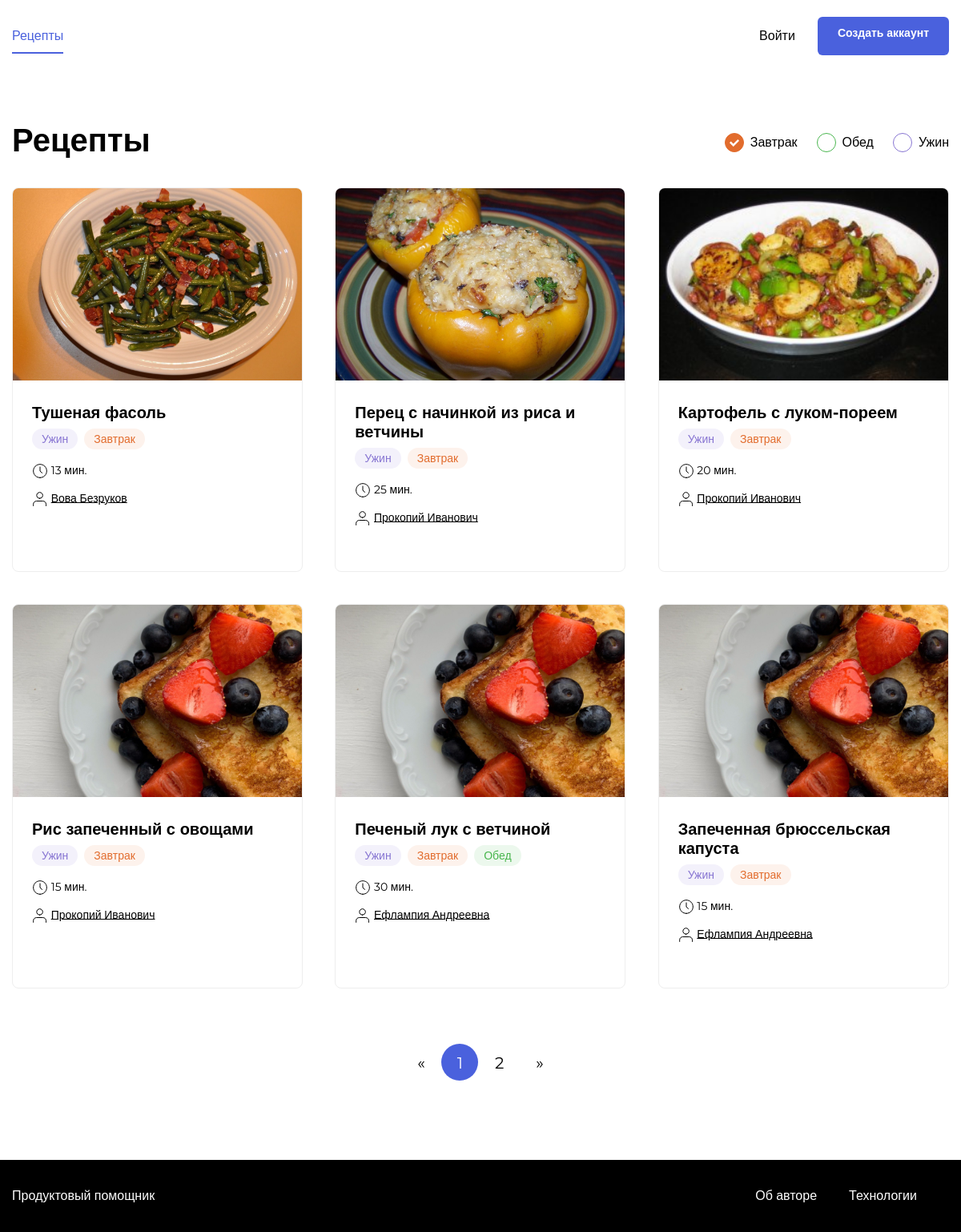
The page /?tags=breakfast on the database its author committed.
### recipes/models.py (models this page shows, shortened)
class Recipe(models.Model):
    author = models.ForeignKey(
        User, on_delete=models.CASCADE, related_name="recipes"
    )
    title = models.CharField(max_length=255, verbose_name="Название")
    image = models.ImageField(upload_to="image/", verbose_name="Путь до файла")
    description = models.TextField(verbose_name="Описание")
    ingredient = models.ManyToManyField(
        Ingredient, through=IngredientAmount
    )
    tags = models.ManyToManyField(Tag, related_name="recipes")
    cooking_time = models.IntegerField(
        default=10, verbose_name="Время приготовления")
    pub_date = models.DateTimeField(
        "date published", auto_now_add=True, db_index=True)
    class Meta:
        ordering = ("-pub_date", )

class Tag(models.Model):
    title = models.CharField(max_length=255, verbose_name="Название")
    slug = models.SlugField(max_length=255, unique=True, verbose_name="Slug")
    color = models.CharField(max_length=255, verbose_name="Цвет")

### recipes/views.py (the view)
# urls.py: path("", views.index,
def index(request):
    tags = request.GET.get("tags", "")
    if tags:
        recipes = Recipe.objects.filter(
            tags__slug__in=tags.split(",")
        ).select_related(
            "author"
        ).prefetch_related(
            "tags"
        ).distinct()
    else:
        recipes = Recipe.objects.all()
    paginator = Paginator(recipes, 6)
    page_number = request.GET.get("page")
    page = paginator.get_page(page_number)
    if request.user.is_authenticated:
        favorites = get_favorites(request)
        purchases = Recipe.objects.filter(
            purchase_recipe__user=request.user)
    else:
        favorites, purchases = [], []
    return render(request, "index.html", {
        "page": page,
        "paginator": paginator,
        "tags": tags,
        "favorites": favorites,
        "purchases": purchases,
        "is_index_page": True,
    })

### recipes/templatetags/get_tags.py (called while the page is built)
@register.filter
def get_tags(request, tag):
    tags = request.GET.get("tags", "")
    tags = tags.split(",") if tags else []
    if tag not in tags:
        tags.append(tag)
    else:
        tags.remove(tag)
    return ",".join(tags)

### recipes/utils.py (called while the page is built)
def get_purchases_count(request):
    purchases_count = 0
    if request.user.is_authenticated:
        purchases_count = Recipe.objects.filter(
            purchase_recipe__user=request.user
        ).count()
    return {"purchases_count": purchases_count}

def get_followings(request):
    if request.user.is_authenticated:
        return {"followings": request.user.follower.values_list(
            "following_id", flat=True
        )}
    else:
        return {}

### templates/index.html (shortened to what this page needs)
{% extends "base.html" %}
{% load static %}
{% block style %}
    <link rel="stylesheet" href="{% static 'pages/index.css' %}">
{% endblock %}
{% block content %}
    <main class="main container">
        <div class="main__header">
            <h1 class="main__title">Рецепты</h1>
            {% include "tags.html" %}
        </div>
        <div class="card-list">
            {% for recipe in page %}
                {% include "recipe_item.html" with recipe=recipe %}
            {% endfor %}
        </div>
        {% if page.has_other_pages %}
            {% include "paginator.html" with items=page paginator=paginator %}
        {% endif %}
    </main>
{% endblock %}

### templates/recipe_item.html (shortened to what this page needs)
<div class="card" data-id="{{ recipe.pk }}">
    {% load thumbnail %}
    {% thumbnail recipe.image "364x240" crop="center" upscale=True as im %}
    <a href="{% url 'recipe_view_page' recipe.author.username recipe.id %}" class="link"><img
            src="{{ im.url }}" alt="{{ recipe.title }}" class="card__image"></a>
    {% endthumbnail %}
    <div class="card__body">
        <a class="card__title link" href="{% url 'recipe_view_page' recipe.author.username recipe.id %}">{{ recipe.title }}</a>
        <ul class="card__items">
            {% for tag in recipe.tags.all %}
                <li class="card__item"><span class="badge badge_style_{{ tag.color }}">{{ tag.title }}</span></li>
            {% endfor %}
        </ul>
        <div class="card__items card__items_column">
            <p class="card__text"><span class="icon-time"></span> {{ recipe.cooking_time }} мин.</p>
            <p class="card__text"><span class="icon-user"></span> <a href="{% url 'user_recipe_view_page' recipe.author.username %}"
                    style="color: black">{{ recipe.author.get_full_name }}</a></p>
        </div>
    </div>
    <div class="card__footer">
    </div>
</div>

### recipes/static/pages/index.css (style rules this page uses)
* { box-sizing: border-box; }
html, body { min-height: 100%; }

### recipes/static/blocks/body/body.css (style rules this page uses)
.body { display: flex; flex-direction: column; }

### recipes/static/blocks/container/container.css (style rules this page uses)
.container { max-width: 1200px; padding: 0 15px; margin: 0 auto; width: 100%; }

### recipes/static/blocks/link/link.css (style rules this page uses)
.link { text-decoration: none; transition: opacity 0.2s; }

### recipes/static/blocks/main/main.css (style rules this page uses)
.main { padding-top: 60px; padding-bottom: 80px; flex: 1 0 auto; min-height: calc(100vh - 180px); }

### recipes/static/blocks/main/__header/main__header.css (style rules this page uses)
.main__header { display: flex; justify-content: space-between; margin-bottom: 28px; }

### recipes/static/blocks/main/__title/main__title.css (style rules this page uses)
.main__title { font-family: 'Montserrat', sans-serif; font-style: normal; font-weight: bold; font-size: 40px; line-height: 49px; color: #000000; padding: 0; margin: 0; }

### recipes/static/blocks/card-list/card-list.css (style rules this page uses)
.card-list { display: grid; grid-template-columns: repeat(3, 1fr); grid-template-rows: auto; grid-gap: 40px; margin-bottom: 52px; }

### recipes/static/blocks/card/card.css (style rules this page uses)
.card { display: flex; flex-direction: column; max-width: 363px; border: 1px solid #EEEEEE; box-sizing: border-box; border-radius: 8px; overflow: hidden; }

### recipes/static/blocks/card/__image/card__image.css (style rules this page uses)
.card__image { height: 240px; width: 100%; object-fit: cover; }

### recipes/static/blocks/card/__item/card__item.css (style rules this page uses)
.card__item { margin-right: 8px; }

### recipes/static/blocks/card/__title/card__title.css (style rules this page uses)
.card__title { font-family: 'Montserrat', sans-serif; font-style: normal; font-weight: bold; font-size: 20px; line-height: 24px; color: #000000; margin: 0 0 12px; padding: 0; display: block; }

### recipes/static/blocks/card/__items/card__items.css (style rules this page uses)
.card__items { display: flex; flex-direction: row; list-style: none; padding: 0; margin: 0 0 20px; }
.card__items:last-child { margin-bottom: 0; }

### recipes/static/blocks/card/__items/_column/card__items_column.css (style rules this page uses)
.card__items_column { flex-direction: column; }

### recipes/static/blocks/card/__body/card__body.css (style rules this page uses)
.card__body { padding: 24px 24px 12px; flex: 1 0 auto; }

### recipes/static/blocks/card/__text/card__text.css (style rules this page uses)
.card__text { font-family: 'Montserrat', sans-serif; font-style: normal; font-weight: normal; font-size: 14px; line-height: 17px; color: #000000; margin: 0 0 15px; padding: 0; }
.card__text:last-child { margin-bottom: 0; }

### recipes/static/blocks/card/__footer/card__foter.css (style rules this page uses)
.card__footer { display: flex; justify-content: space-between; align-items: center; padding: 12px 24px 32px; flex: 0 0 auto; }

### recipes/static/blocks/badge/badge.css (style rules this page uses)
.badge { color: #fff; background: #ddd; border-radius: 24px; padding: 4px 12px; font-style: normal; font-weight: 500; font-size: 14px; line-height: 17px; font-family: 'Montserrat', sans-serif; }

### recipes/static/blocks/badge/_style/badge_style_green.css (style rules this page uses)
.badge_style_green { background: rgba(73, 182, 78, 0.1); color: #49B64E; }

### recipes/static/blocks/badge/_style/badge_style_orange.css (style rules this page uses)
.badge_style_orange { background: rgba(234, 146, 99, 0.12); color: #E26C2D; }

### recipes/static/blocks/badge/_style/badge_style_purple.css (style rules this page uses)
.badge_style_purple { background: rgba(135, 117, 210, 0.1); color: #8775D2; }

### rows shown on the page
Recipe: shows a picture, title "Тушеная фасоль", cooking_time "13", author.get_full_name "Вова Безруков"
Tag: title "Ужин"
Tag: title "Завтрак"
Recipe: shows a picture, title "Перец с начинкой из риса и ветчины", cooking_time "25", author.get_full_name "Прокопий Иванович"
Recipe: shows a picture, title "Картофель с луком-пореем", cooking_time "20", author.get_full_name "Прокопий Иванович"
Recipe: title "Рис запеченный с овощами", cooking_time "15", author.get_full_name "Прокопий Иванович"
Recipe: title "Печеный лук с ветчиной", cooking_time "30", author.get_full_name "Ефлампия Андреевна"
Tag: title "Обед"
Recipe: title "Запеченная брюссельская капуста", cooking_time "15", author.get_full_name "Ефлампия Андреевна"

### other values the page prints
{{ i }} "1"
{{ i }} "2"
